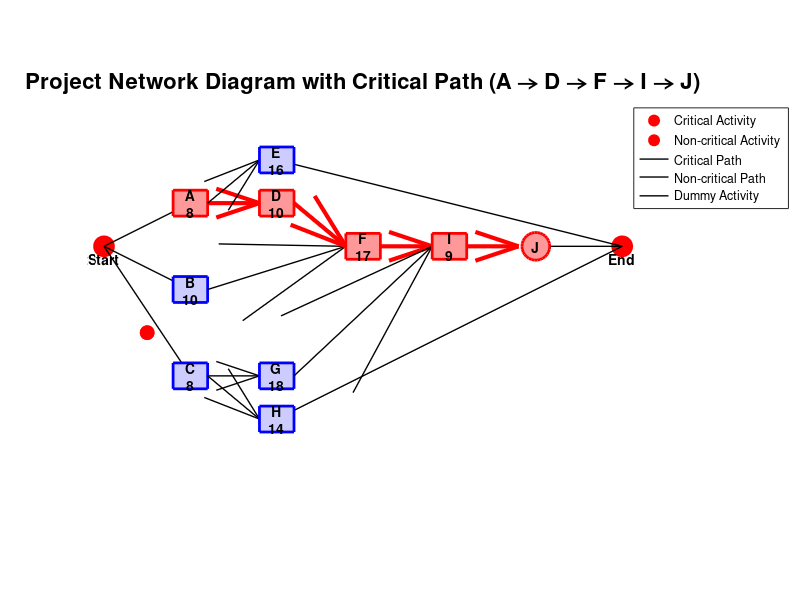

This figure's MATLAB source:
close all;
clc;

activities = {'A', 'B', 'C', 'D', 'E', 'F', 'G', 'H', 'I', 'J'};
durations = [8, 10, 8, 10, 16, 17, 18, 14, 9, 0];

precedence = [
  0 0 0 1 1 0 0 0 0 0;
  0 0 0 0 0 1 0 0 0 0;
  0 0 0 0 0 0 1 1 0 0;
  0 0 0 0 0 1 0 0 0 0;
  0 0 0 0 0 0 0 0 0 0;
  0 0 0 0 0 0 0 0 1 0;
  0 0 0 0 0 0 0 0 1 0;
  0 0 0 0 0 0 0 0 0 0;
  0 0 0 0 0 0 0 0 0 1;
  0 0 0 0 0 0 0 0 0 0;
];

fprintf('=== CORRECTED CRITICAL PATH METHOD ANALYSIS ===\n\n');

n_activities = length(activities);
ES = zeros(1, n_activities);
EF = zeros(1, n_activities);

for i = 1:n_activities
    preds = find(precedence(:, i)');
    if isempty(preds)
        ES(i) = 0;
    else
        ES(i) = max(EF(preds));
    end
    EF(i) = ES(i) + durations(i);
end

LF = zeros(1, n_activities) + max(EF);
LS = zeros(1, n_activities);

for i = n_activities:-1:1
    succs = find(precedence(i, :));
    if isempty(succs)
        LF(i) = max(EF);
    else
        LF(i) = min(LS(succs));
    end
    LS(i) = LF(i) - durations(i);
end

TF = LS - ES;

critical_activities = find(TF == 0);
critical_path = activities(critical_activities);

fprintf('Activity\tDuration\tES\tEF\tLS\tLF\tTF\tCritical?\n');
fprintf('--------\t--------\t--\t--\t--\t--\t--\t---------\n');

for i = 1:n_activities
    is_critical = 'Yes';
    if TF(i) > 0
        is_critical = 'No';
    end
    fprintf('%s\t\t%d\t\t%d\t%d\t%d\t%d\t%d\t%s\n', ...
            activities{i}, durations(i), ES(i), EF(i), LS(i), LF(i), TF(i), is_critical);
end

fprintf('\n=== CORRECT RESULTS ===\n');
fprintf('Minimum Project Duration: %d days\n', max(EF));
fprintf('Critical Path: %s\n', strjoin(critical_path, ' → '));

figure('Position', [100, 100, 1200, 800]);
hold on;
title('Project Network Diagram with Critical Path (A → D → F → I → J)', 'FontSize', 16, 'FontWeight', 'bold');
axis equal;
axis off;

node_positions = [
    1, 3;
    1, 1;
    1, -1;
    3, 3;
    3, 4;
    5, 2;
    3, -1;
    3, -2;
    7, 2;
    9, 2;
];

start_pos = [-1, 2];
end_pos = [11, 2];

plot(start_pos(1), start_pos(2), 'ro', 'MarkerSize', 15, 'MarkerFaceColor', 'r');
text(start_pos(1), start_pos(2)-0.3, 'Start', 'HorizontalAlignment', 'center', 'FontWeight', 'bold');

plot(end_pos(1), end_pos(2), 'ro', 'MarkerSize', 15, 'MarkerFaceColor', 'r');
text(end_pos(1), end_pos(2)-0.3, 'End', 'HorizontalAlignment', 'center', 'FontWeight', 'bold');

plot([start_pos(1), node_positions(1,1)], [start_pos(2), node_positions(1,2)], 'k-', 'LineWidth', 1);
plot([start_pos(1), node_positions(2,1)], [start_pos(2), node_positions(2,2)], 'k-', 'LineWidth', 1);
plot([start_pos(1), node_positions(3,1)], [start_pos(2), node_positions(3,2)], 'k-', 'LineWidth', 1);

plot([node_positions(5,1), end_pos(1)], [node_positions(5,2), end_pos(2)], 'k-', 'LineWidth', 1);
plot([node_positions(8,1), end_pos(1)], [node_positions(8,2), end_pos(2)], 'k-', 'LineWidth', 1);
plot([node_positions(10,1), end_pos(1)], [node_positions(10,2), end_pos(2)], 'k-', 'LineWidth', 1);

for i = 1:n_activities
    if ismember(i, critical_activities)
        color = [1, 0.6, 0.6];
        edge_color = 'r';
    else
        color = [0.8, 0.8, 1];
        edge_color = 'b';
    end
    
    if strcmp(activities{i}, 'J')
        plot(node_positions(i,1), node_positions(i,2), 'ro', 'MarkerSize', 20, 'MarkerFaceColor', color, 'LineWidth', 2);
    else
        rectangle('Position', [node_positions(i,1)-0.4, node_positions(i,2)-0.3, 0.8, 0.6], ...
                  'FaceColor', color, 'EdgeColor', edge_color, 'LineWidth', 2);
    end
    
    if strcmp(activities{i}, 'J')
        text(node_positions(i,1), node_positions(i,2), 'J', ...
            'HorizontalAlignment', 'center', 'FontWeight', 'bold');
    else
        text(node_positions(i,1), node_positions(i,2), ...
            sprintf('%s\n%d', activities{i}, durations(i)), ...
            'HorizontalAlignment', 'center', 'FontWeight', 'bold');
    end
    
    for j = 1:n_activities
        if precedence(i, j) == 1
            if ismember(i, critical_activities) && ismember(j, critical_activities)
                arrow_color = 'r';
                line_width = 3;
            else
                arrow_color = 'k';
                line_width = 1;
            end
            
            dx = node_positions(j,1) - node_positions(i,1);
            dy = node_positions(j,2) - node_positions(i,2);
            quiver(node_positions(i,1)+0.4, node_positions(i,2), dx-0.8, dy, 0, ...
                   'Color', arrow_color, 'LineWidth', line_width, 'MaxHeadSize', 0.5);
        end
    end
end

legend_labels = {};
if any(critical_activities)
    patch([0,0,0,0], [0,0,0,0], [1,0.6,0.6], 'EdgeColor', 'r', 'LineWidth', 2);
    legend_labels{end+1} = 'Critical Activity';
end
patch([0,0,0,0], [0,0,0,0], [0.8,0.8,1], 'EdgeColor', 'b', 'LineWidth', 2);
legend_labels{end+1} = 'Non-critical Activity';
plot([0,0], [0,0], 'r-', 'LineWidth', 3);
legend_labels{end+1} = 'Critical Path';
plot([0,0], [0,0], 'k-', 'LineWidth', 1);
legend_labels{end+1} = 'Non-critical Path';
plot([0,0], [0,0], 'ro', 'MarkerSize', 10, 'MarkerFaceColor', 'r');
legend_labels{end+1} = 'Dummy Activity';

legend(legend_labels, 'Location', 'northeastoutside');
set(gcf, 'Color', 'w');

fprintf('\n=== ANALYSIS COMPLETE ===\n');
fprintf('Critical Path: A → D → F → I → J\n');
fprintf('Project Duration: 44 days (confirmed)\n');